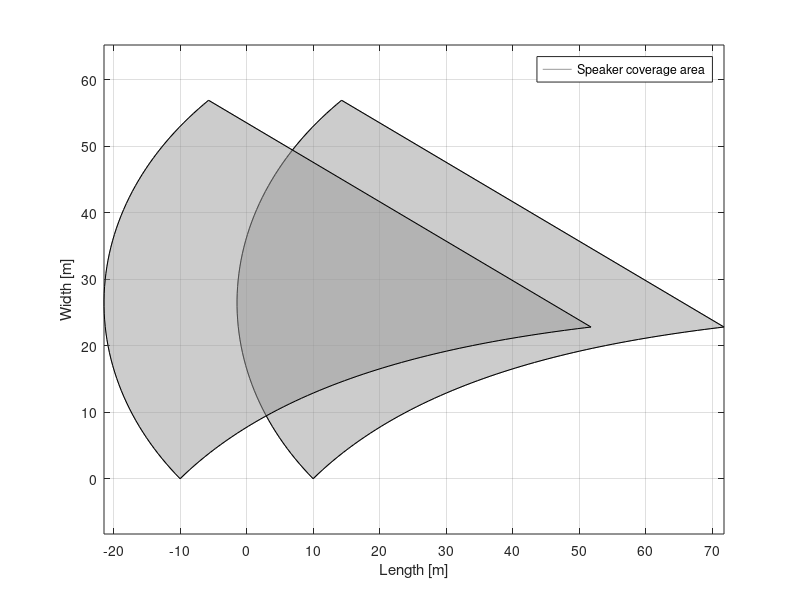

MATLAB code to generate this figure:

%%






clear 
v = 10;
wind = pi/2;
c = 343;
step = 65;
speaker_dis = 20;
%dis = 0.029;

front = [0; 1];
point_l = [0; 0];
%direction(:,1) = [-0.9; 0.1]
direction(:,1) = [-0.707; 0.707]
direction(:,1) = 1/norm(direction(:,1),2)*direction(:,1)
leng_l(1) = norm(direction(:,1),2)

theta(1) = sign(direction(1,1))*acos((direction(:,1)'*[0 1]')/(norm(direction(:,1))*1)); %asin((dis)/(1));
for i=1:step  
    d(:,i) = [v*(1/(c+v*sin(theta(i))))*sin(wind); v*(1/(c+v*sin(theta(i))))*cos(wind)]; 
    t_l(:,i) = (1/(c+v*sin(theta(i))))*sin(wind);
    p(:,i) = (d(:,i)'*(-direction(:,i)))/norm(direction(:,i))^2*(-direction(:,i));
    e(:,i) = d(:,i)-p(:,i);
    ang = asin(norm(e(:,i)));
    le = cos(ang);
    b = direction(:,i)*le;
    direction(:,i+1) = b+e(:,i);
    leng_l(i+1) = norm(direction(:,i+1),2);
    theta(i+1) = sign(direction(1,i+1))*acos((direction(:,i+1)'*front)/(norm(direction(:,i+1))*1));
    dis(:,i) = ((direction(:,i+1)'*front)/(norm(front)^2))*(front); 
    point_l(:,i+1) = point_l(:,i)+direction(:,i+1);
end

point_r = [0; 0];
%direction(:,1) = [0.9; 0.1]
direction(:,1) = [0.707; 0.707]
direction(:,1) = 1/norm(direction(:,1),2)*direction(:,1)
leng_r(1) = norm(direction(:,1),2)

theta(1) = sign(direction(1,1))*acos((direction(:,1)'*[0 1]')/(norm(direction(:,1))*1)); %asin((dis)/(1));
for i=1:step+step
    
    d(:,i) = [v*(1/(c+v*sin(theta(i))))*sin(wind); v*(1/(c+v*sin(theta(i))))*cos(wind)]; 
    t_r(:,i) = (1/(c+v*sin(theta(i))))*sin(wind);
    p(:,i) = (d(:,i)'*(-direction(:,i)))/norm(direction(:,i))^2*(-direction(:,i));
    e(:,i) = d(:,i)-p(:,i);
    ang = asin(norm(e(:,i)));
    le = cos(ang);
    b = direction(:,i)*le;
    direction(:,i+1) = b+e(:,i);   
    leng_r(i+1) = norm(direction(:,i+1),2);
    theta(i+1) = sign(direction(1,i+1))*acos((direction(:,i+1)'*front)/(norm(direction(:,i+1))*1));
    dis(:,i) = ((direction(:,i+1)'*front)/(norm(front)^2))*(front); 
    point_r(:,i+1) = point_r(:,i)+direction(:,i+1);

    if sum(t_r) >= sum(t_l)
        break
    end
end

sum(dis(2,:))

plot([point_l(1,:)+speaker_dis/2 flip(point_r(1,:))+speaker_dis/2],[point_l(2,:) flip(point_r(2,:))],'Color',[0.6 0.6 0.6])
hold on
plot([point_l(1,:)-speaker_dis/2 flip(point_r(1,:))-speaker_dis/2],[point_l(2,:) flip(point_r(2,:))],'Color',[0.6 0.6 0.6])

grid on
axis equal


h = fill([point_l(1,:)+speaker_dis/2 flip(point_r(1,:))+speaker_dis/2],[point_l(2,:) flip(point_r(2,:))], [0.6 0.6 0.6]);
set(h,'facealpha',.5)

h = fill([point_l(1,:)-speaker_dis/2 flip(point_r(1,:))-speaker_dis/2],[point_l(2,:) flip(point_r(2,:))], [0.6 0.6 0.6]);
set(h,'facealpha',.5)


%grid minor
set(gca,'xtick',[-140:10:140])
set(gca,'ytick',[-140:10:140])

xlabel('Length [m]')
ylabel('Width [m]')

legend('Speaker coverage area')



